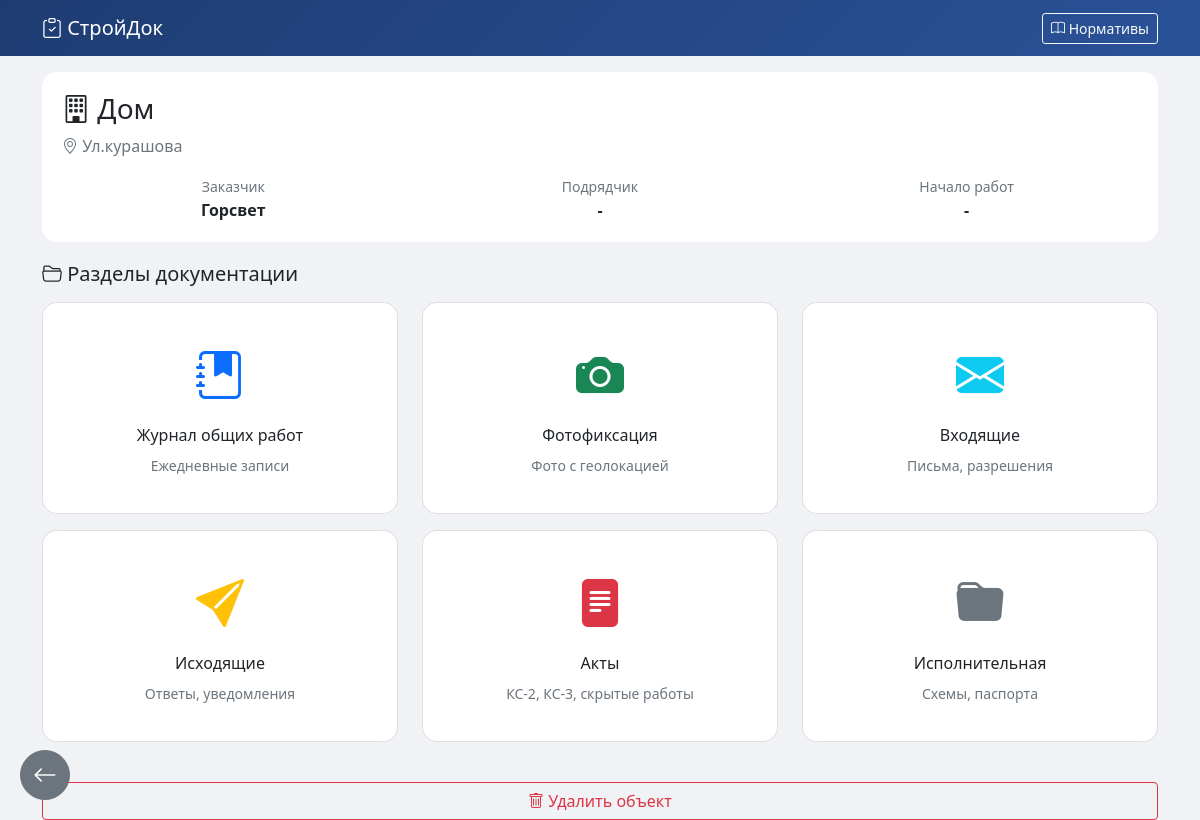
Screenshot of /site/5 with the database file from the repository.
### tables this page shows
CREATE TABLE sites
                 (id INTEGER PRIMARY KEY AUTOINCREMENT, 
                  name TEXT, address TEXT, customer TEXT, contractor TEXT, 
                  start_date TEXT, end_date TEXT);

### app.py (the view)
@app.route('/site/<int:site_id>')
def site_detail(site_id):
    site = get_site_by_id(site_id)
    if not site:
        return redirect(url_for('index'))
    return render_template('site_detail.html', site=site)

### database.py (called while the page is built)
def get_site_by_id(site_id):
    conn = sqlite3.connect(DB_PATH)
    conn.row_factory = sqlite3.Row
    cursor = conn.cursor()
    cursor.execute("SELECT * FROM sites WHERE id = ?", (site_id,))
    row = cursor.fetchone()
    conn.close()
    if row:
        return ConstructionSite(**dict(row))
    return None

### ConstuctionDoc/templates/site_detail.html (shortened to what this page needs)
<!DOCTYPE html>
<html>
<head>
    <link href="https://cdn.jsdelivr.net/npm/bootstrap@5.1.3/dist/css/bootstrap.min.css" rel="stylesheet">
    <link rel="stylesheet" href="https://cdn.jsdelivr.net/npm/bootstrap-icons@1.8.1/font/bootstrap-icons.css">
</head>
<body>
    <nav class="navbar navbar-dark">
        <div class="container">
            <a class="navbar-brand" href="/">
                <i class="bi bi-clipboard-check"></i> СтройДок
            </a>
            <a href="/normatives" class="btn btn-outline-light btn-sm">
                <i class="bi bi-book"></i> Нормативы
            </a>
        </div>
    </nav>
    <div class="container mt-3">
        <div class="site-info">
            <h3><i class="bi bi-building"></i> {{ site.name }}</h3>
            <p class="text-muted mb-2">
                <i class="bi bi-geo-alt"></i> {{ site.address or 'Адрес не указан' }}
            </p>
            <div class="row mt-3">
                <div class="col-4 text-center">
                    <small class="text-muted">Заказчик</small>
                    <div class="fw-bold">{{ site.customer or '-' }}</div>
                </div>
                <div class="col-4 text-center">
                    <small class="text-muted">Подрядчик</small>
                    <div class="fw-bold">{{ site.contractor or '-' }}</div>
                </div>
                <div class="col-4 text-center">
                    <small class="text-muted">Начало работ</small>
                    <div class="fw-bold">{{ site.start_date or '-' }}</div>
                </div>
            </div>
        </div>
        <h5 class="mb-3"><i class="bi bi-folder2-open"></i> Разделы документации</h5>
        <div class="row">
            <div class="col-md-4 col-6 mb-3">
                <div class="card section-card" onclick="location.href='/journal/{{ site.id }}'">
                    <div class="card-body">
                        <div class="section-icon text-primary">
                            <i class="bi bi-journal-bookmark-fill"></i>
                        </div>
                        <h6>Журнал общих работ</h6>
                        <small class="text-muted">Ежедневные записи</small>
                    </div>
                </div>
            </div>
            <div class="col-md-4 col-6 mb-3">
                <div class="card section-card" onclick="location.href='/photos/{{ site.id }}'">
                    <div class="card-body">
                        <div class="section-icon text-success">
                            <i class="bi bi-camera-fill"></i>
                        </div>
                        <h6>Фотофиксация</h6>
                        <small class="text-muted">Фото с геолокацией</small>
                    </div>
                </div>
            </div>
            <div class="col-md-4 col-6 mb-3">
                <div class="card section-card" onclick="location.href='/documents/{{ site.id }}/incoming'">
                    <div class="card-body">
                        <div class="section-icon text-info">
                            <i class="bi bi-envelope-fill"></i>
                        </div>
                        <h6>Входящие</h6>
                        <small class="text-muted">Письма, разрешения</small>
                    </div>
                </div>
            </div>
            <div class="col-md-4 col-6 mb-3">
                <div class="card section-card" onclick="location.href='/documents/{{ site.id }}/outgoing'">
                    <div class="card-body">
                        <div class="section-icon text-warning">
                            <i class="bi bi-send-fill"></i>
                        </div>
                        <h6>Исходящие</h6>
                        <small class="text-muted">Ответы, уведомления</small>
                    </div>
                </div>
            </div>
            <div class="col-md-4 col-6 mb-3">
                <div class="card section-card" onclick="location.href='/documents/{{ site.id }}/acts'">
                    <div class="card-body">
                        <div class="section-icon text-danger">
                            <i class="bi bi-file-text-fill"></i>
                        </div>
                        <h6>Акты</h6>
                        <small class="text-muted">КС-2, КС-3, скрытые работы</small>
                    </div>
                </div>
            </div>
            <div class="col-md-4 col-6 mb-3">
                <div class="card section-card" onclick="location.href='/documents/{{ site.id }}/executive'">
                    <div class="card-body">
                        <div class="section-icon text-secondary">
                            <i class="bi bi-folder-fill"></i>
                        </div>
                        <h6>Исполнительная</h6>
                        <small class="text-muted">Схемы, паспорта</small>
                    </div>
                </div>
            </div>
        </div>
        <div class="row mt-4">
            <div class="col-12">
                <button class="btn btn-outline-danger w-100" onclick="deleteSite()">
                    <i class="bi bi-trash"></i> Удалить объект
                </button>
            </div>
        </div>
    </div>
    <a href="/" class="btn btn-secondary btn-back">
        <i class="bi bi-arrow-left"></i>
    </a>
</body>
</html>

### ConstuctionDoc/templates/site_detail.html (style rules this page uses)
body { background: #f0f2f5; }
.navbar { background: linear-gradient(135deg, #1e3c72 0%, #2a5298 100%); }
.section-card { cursor: pointer; transition: transform 0.2s; border-radius: 15px; text-align: center; padding: 20px; }
.section-icon { font-size: 48px; margin-bottom: 15px; }
.site-info { background: white; border-radius: 15px; padding: 20px; margin-bottom: 20px; }
.btn-back { position: fixed; bottom: 20px; left: 20px; border-radius: 50%; width: 50px; height: 50px; font-size: 24px; z-index: 1000; }

### rows the page displays
sites: name "Дом", address "Ул.курашова", customer "Горсвет", contractor "-", start_date "-"
